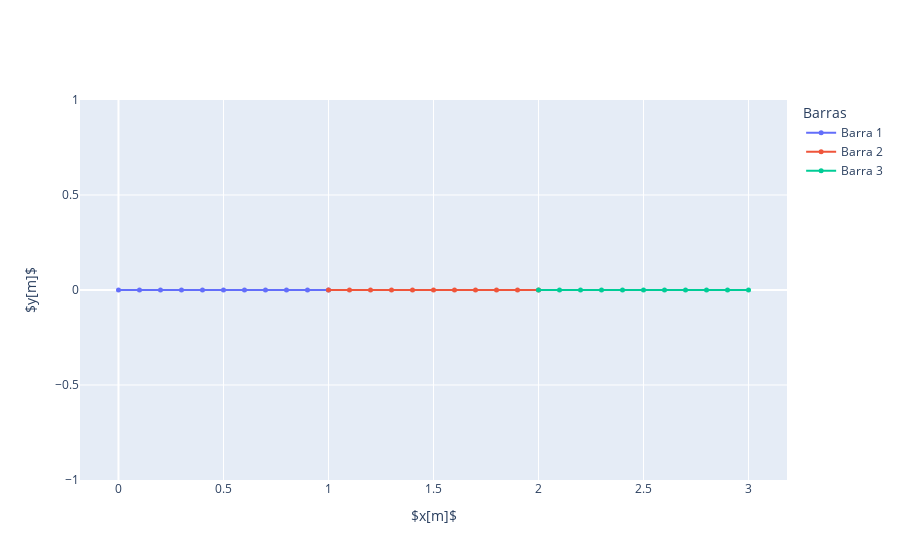

Notebook code for this chart:
### Markdown cell above
# Exemplo 2 - 3 Barras

### Code cell
exemplo2 = Structure(readjson("exemplo2.json"))
figura2 = exemplo2.show()
iplot(figura2)

### Figure 1 — Plotly figure (JSON) as saved in the notebook; plotly's stock layout.template omitted (floating-point values rounded to 4 significant figures)
{"data": [{"line": {"width": 2}, "marker": {"size": 5}, "name": "Barra 1", "type": "scatter", "x": [0, 0.1, 0.2, 0.3, 0.4, 0.5, 0.6, 0.7, 0.8, 0.9, 1], "y": [0, 0, 0, 0, 0, 0, 0, 0, 0, 0, 0]}, {"line": {"width": 2}, "marker": {"size": 5}, "name": "Barra 2", "type": "scatter", "x": [1, 1.1, 1.2, 1.3, 1.4, 1.5, 1.6, 1.7, 1.8, 1.9, 2], "y": [0, 0, 0, 0, 0, 0, 0, 0, 0, 0, 0]}, {"line": {"width": 2}, "marker": {"size": 5}, "name": "Barra 3", "type": "scatter", "x": [2, 2.1, 2.2, 2.3, 2.4, 2.5, 2.6, 2.7, 2.8, 2.9, 3], "y": [0, 0, 0, 0, 0, 0, 0, 0, 0, 0, 0]}], "layout": {"legend": {"title": {"text": "Barras"}}, "xaxis": {"title": {"text": "$x[m]$"}}, "yaxis": {"title": {"text": "$y[m]$"}}}}
